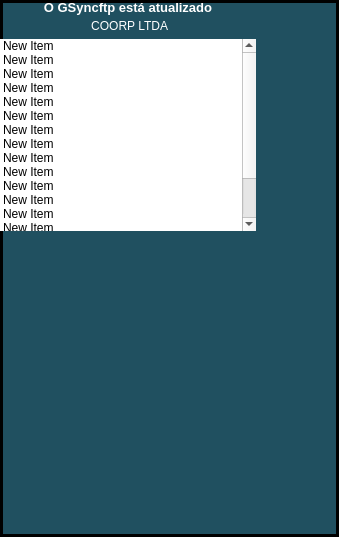
<?xml version="1.0" encoding="UTF-8"?>
<ui version="4.0">
 <class>TaskList</class>
 <widget class="QDialog" name="TaskList">
  <property name="windowModality">
   <enum>Qt::NonModal</enum>
  </property>
  <property name="geometry">
   <rect>
    <x>0</x>
    <y>0</y>
    <width>339</width>
    <height>537</height>
   </rect>
  </property>
  <property name="sizePolicy">
   <sizepolicy hsizetype="Fixed" vsizetype="Fixed">
    <horstretch>0</horstretch>
    <verstretch>0</verstretch>
   </sizepolicy>
  </property>
  <property name="windowTitle">
   <string>TaskList</string>
  </property>
  <property name="styleSheet">
   <string notr="true">#frame{background:#1fbcff}
QLabel { color: white; }
#TaskList{
    border: 3px solid;
    background: rgba(32, 80, 96, 1);
}
QPushButton:hover { background-color: #66c011; }
QPushButton {
    color: white;
    background-color: #27a9e3;
    border-width: 0px;
    border-radius: 6px;
}
QLineEdit{
   border-radius: 6px;
}</string>
  </property>
  <widget class="QWidget" name="verticalLayoutWidget">
   <property name="geometry">
    <rect>
     <x>0</x>
     <y>0</y>
     <width>341</width>
     <height>541</height>
    </rect>
   </property>
   <layout class="QVBoxLayout" name="verticalLayout" stretch="0,0">
    <property name="spacing">
     <number>0</number>
    </property>
    <property name="sizeConstraint">
     <enum>QLayout::SetFixedSize</enum>
    </property>
    <property name="leftMargin">
     <number>0</number>
    </property>
    <property name="topMargin">
     <number>0</number>
    </property>
    <property name="bottomMargin">
     <number>0</number>
    </property>
    <item>
     <layout class="QVBoxLayout" name="verticalLayout_2">
      <property name="spacing">
       <number>4</number>
      </property>
      <property name="sizeConstraint">
       <enum>QLayout::SetMaximumSize</enum>
      </property>
      <property name="bottomMargin">
       <number>6</number>
      </property>
      <item>
       <widget class="QLabel" name="lbl_status">
        <property name="font">
         <font>
          <pointsize>10</pointsize>
          <weight>75</weight>
          <bold>true</bold>
         </font>
        </property>
        <property name="text">
         <string>O GSyncftp está atualizado</string>
        </property>
        <property name="alignment">
         <set>Qt::AlignCenter</set>
        </property>
       </widget>
      </item>
      <item>
       <widget class="QLabel" name="label_2">
        <property name="sizePolicy">
         <sizepolicy hsizetype="Expanding" vsizetype="Fixed">
          <horstretch>0</horstretch>
          <verstretch>0</verstretch>
         </sizepolicy>
        </property>
        <property name="font">
         <font>
          <pointsize>9</pointsize>
          <weight>50</weight>
          <bold>false</bold>
         </font>
        </property>
        <property name="text">
         <string> COORP LTDA</string>
        </property>
        <property name="textFormat">
         <enum>Qt::AutoText</enum>
        </property>
        <property name="scaledContents">
         <bool>false</bool>
        </property>
        <property name="alignment">
         <set>Qt::AlignCenter</set>
        </property>
        <property name="wordWrap">
         <bool>false</bool>
        </property>
       </widget>
      </item>
     </layout>
    </item>
    <item>
     <widget class="QListWidget" name="listWidget">
      <property name="sizePolicy">
       <sizepolicy hsizetype="Expanding" vsizetype="Expanding">
        <horstretch>0</horstretch>
        <verstretch>0</verstretch>
       </sizepolicy>
      </property>
      <property name="autoFillBackground">
       <bool>false</bool>
      </property>
      <property name="frameShape">
       <enum>QFrame::NoFrame</enum>
      </property>
      <property name="frameShadow">
       <enum>QFrame::Raised</enum>
      </property>
      <property name="horizontalScrollBarPolicy">
       <enum>Qt::ScrollBarAlwaysOff</enum>
      </property>
      <property name="editTriggers">
       <set>QAbstractItemView::NoEditTriggers</set>
      </property>
      <property name="selectionMode">
       <enum>QAbstractItemView::NoSelection</enum>
      </property>
      <property name="movement">
       <enum>QListView::Static</enum>
      </property>
      <property name="isWrapping" stdset="0">
       <bool>false</bool>
      </property>
      <property name="resizeMode">
       <enum>QListView::Fixed</enum>
      </property>
      <property name="layoutMode">
       <enum>QListView::SinglePass</enum>
      </property>
      <property name="spacing">
       <number>0</number>
      </property>
      <property name="viewMode">
       <enum>QListView::ListMode</enum>
      </property>
      <property name="selectionRectVisible">
       <bool>false</bool>
      </property>
      <property name="sortingEnabled">
       <bool>false</bool>
      </property>
      <item>
       <property name="text">
        <string>New Item</string>
       </property>
      </item>
      <item>
       <property name="text">
        <string>New Item</string>
       </property>
      </item>
      <item>
       <property name="text">
        <string>New Item</string>
       </property>
      </item>
      <item>
       <property name="text">
        <string>New Item</string>
       </property>
      </item>
      <item>
       <property name="text">
        <string>New Item</string>
       </property>
      </item>
      <item>
       <property name="text">
        <string>New Item</string>
       </property>
      </item>
      <item>
       <property name="text">
        <string>New Item</string>
       </property>
      </item>
      <item>
       <property name="text">
        <string>New Item</string>
       </property>
      </item>
      <item>
       <property name="text">
        <string>New Item</string>
       </property>
      </item>
      <item>
       <property name="text">
        <string>New Item</string>
       </property>
      </item>
      <item>
       <property name="text">
        <string>New Item</string>
       </property>
       <property name="flags">
        <set>ItemIsDragEnabled|ItemIsUserCheckable|ItemIsEnabled</set>
       </property>
      </item>
      <item>
       <property name="text">
        <string>New Item</string>
       </property>
      </item>
      <item>
       <property name="text">
        <string>New Item</string>
       </property>
      </item>
      <item>
       <property name="text">
        <string>New Item</string>
       </property>
      </item>
      <item>
       <property name="text">
        <string>New Item</string>
       </property>
      </item>
      <item>
       <property name="text">
        <string>New Item</string>
       </property>
      </item>
      <item>
       <property name="text">
        <string>New Item</string>
       </property>
      </item>
     </widget>
    </item>
   </layout>
  </widget>
 </widget>
 <resources/>
 <connections/>
</ui>
